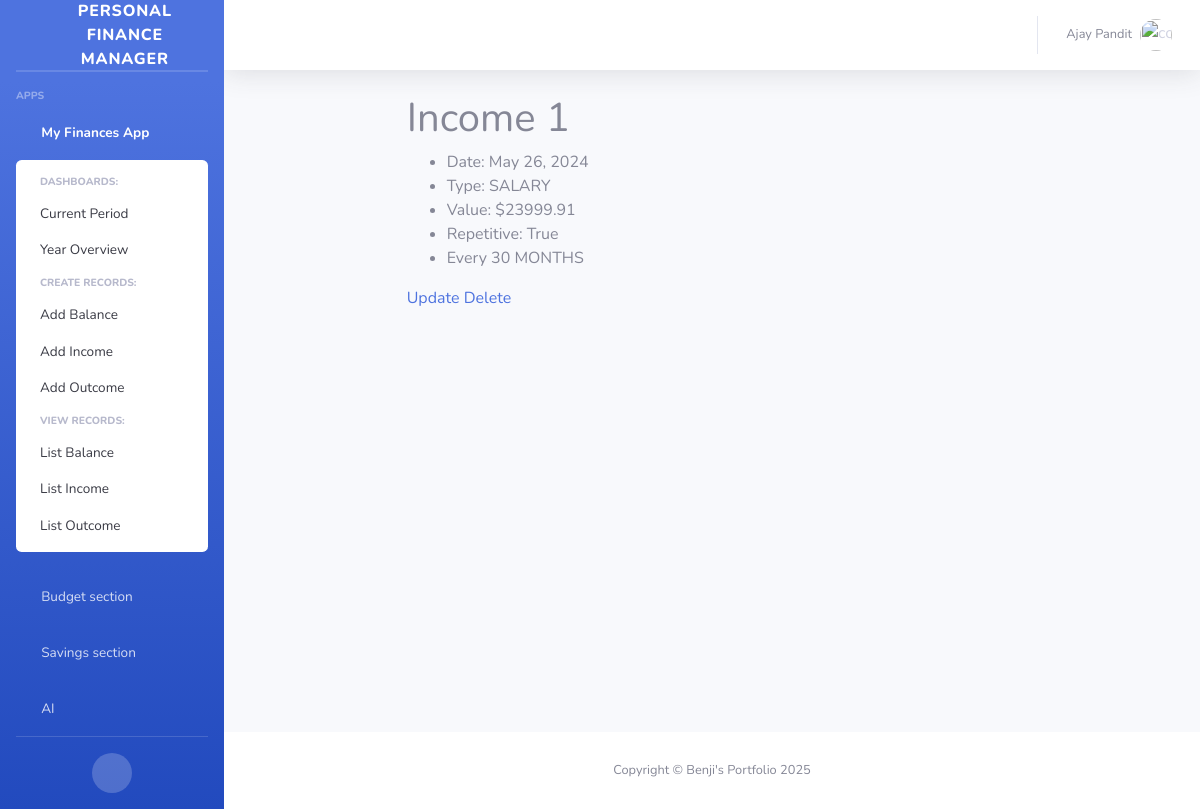
Screenshot of /my_finances/income_detail/1 (signed in) with the database file from the repository.
### accounts/models.py (models this page shows, shortened)
class CustomUser(AbstractUser, PermissionsMixin):
    first_name = models.CharField(_('first name'), max_length=30, blank=False, null=False, unique=True)
    last_name = models.CharField(_('last name'), max_length=30, blank=False, null=False, unique=True)
    email = models.EmailField(_('email address'), unique=True, blank=False, null=False)
    phone_number = models.CharField(max_length=15, blank=False, null=False)
    is_active = models.BooleanField(_('active'), default=False)
    is_staff = models.BooleanField(_('staff status'), default=False)
    enable_two_factor_authentication = models.BooleanField(null=True, blank=True)
    date_joined = models.DateTimeField(_('date joined'), default=timezone.now)
    email_verified = models.BooleanField(_('email verified'), default=False,
                                         help_text=_('Designates whether the user has verified their email.'))
    objects = CustomUserManager()
    USERNAME_FIELD = 'email'
    REQUIRED_FIELDS = ['first_name', 'last_name']

### my_finances/models.py (models this page shows, shortened)
class Income(models.Model):
    class ITypes(models.IntegerChoices):
        SAL = 1, "SALARY"
        BON = 2, "BONUS"
        GIF = 3, "GIFT"
        OTH = 4, "OTHER"
        SAV = 5, "SAVINGS"
    class RInterval(models.IntegerChoices):
        NA = 1, 'N/A'
        DAY = 2, 'DAYS'
        WEK = 3, 'WEEKS'
        MON = 4, 'MONTHS'
        YEA = 5, 'YEARS'
    user = models.ForeignKey(settings.AUTH_USER_MODEL, on_delete=models.CASCADE, related_name='user_incomes')
    value = models.DecimalField(max_digits=10, decimal_places=2)
    date = models.DateField()
    type = models.PositiveSmallIntegerField(choices=ITypes.choices)
    repetitive = models.BooleanField(default=False)
    repetition_interval = models.PositiveSmallIntegerField(choices=RInterval.choices, default=1)
    repetition_time = models.PositiveSmallIntegerField(default=0)
    repetition_end = models.DateField(null=True, blank=True)
    comment = models.TextField(null=True, blank=True)
    updated_at = models.DateTimeField(auto_now=True)
    created_at = models.DateTimeField(auto_now_add=True)
    class Meta:
        verbose_name_plural = 'incomes'

### my_finances/views.py (the view)
# urls.py: path('income_detail/<pk>', views.IncomeDetailView.as_view(), name='income_detail'),
@method_decorator(login_required, name='dispatch')
@method_decorator(csrf_protect, name='dispatch')
class IncomeDetailView(DetailView):
    model = Income
    template_name = 'my_finances/balance_income_outcome_detail.html'
    extra_context = {'detail_what': 'Income'}
    def get_queryset(self):
        user = self.request.user
        return Income.objects.filter(user=user)

### helper/context_processors.py (called while the page is built)
def add_custom_context(request):
    return {
        'app_name': request.resolver_match.app_name,
        'page_path': request.path,
        'today': datetime.today(),
        'user': request.user if request.user.is_authenticated else None
    }

### templates/my_finances/balance_income_outcome_detail.html
{% extends 'base2.html' %}
{% block content %}
<div class="row">
    <div class="col-lg-8 mx-auto">
        <h1>{{detail_what}} {{object.id}}</h1>
        <ul>
            <li>Date: {{object.date|date}}</li>
            <li> Type: {{object.get_type_display}}</li>
            <li> Value: ${{object.value}}</li>
        {% if detail_what != 'Balance' %}
            <li> Repetitive: {{object.repetitive}}</li>
            {% if object.repetitive %}
            <li> Every {{object.repetition_time}} {{income.get_repetition_interval_display}}</li>
            {% endif %}
        {% endif %}
        </ul>
        {% if detail_what == 'Income' %}
        <a href="{% url 'my_finances:income_update' object.id %}">Update</a>
        <a href="{% url 'my_finances:income_delete' object.id %}">Delete</a>
        {% elif detail_what == 'Outcome' %}
        <a href="{% url 'my_finances:outcome_update' object.id %}">Update</a>
        <a href="{% url 'my_finances:outcome_delete' object.id %}">Delete</a>
        {% else %}
        <a href="{% url 'my_finances:balance_update' object.id %}">Update</a>
        <a href="{% url 'my_finances:balance_delete' object.id %}">Delete</a>
        {% endif %}
    </div>
</div>
{% endblock %}

### templates/base2.html (shortened to what this page needs)
{% load static %}
{% load crispy_forms_tags %}
<html lang="en">
<head>
    <link href="{% static 'vendor/fontawesome-free/css/all.min.css' %}" rel="stylesheet" type="text/css">
    <link href="{% static 'css/sb-admin-2.min.css' %}" rel="stylesheet">
</head>
<body id="page-top">
<div id="wrapper">
    <ul class="navbar-nav bg-gradient-primary sidebar sidebar-dark accordion" id="accordionSidebar">
        <a class="sidebar-brand d-flex align-items-center justify-content-center" href="{% url 'website:index' %}">
            <div class="sidebar-brand-icon rotate-n-15">
                <i class="fas fa-laugh-wink"></i>
            </div>
            <div class="sidebar-brand-text mx-3">Personal Finance Manager</div>
        </a>
        <hr class="sidebar-divider my-0">
        <hr class="sidebar-divider">
        <div class="sidebar-heading">
            Apps
        </div>
        {% if user %}
            <li class="nav-item{% if app_name == 'my_finances' %} active{% endif %}">
                <a class="nav-link{% if app_name != 'my_finances' %} collapsed{% endif %}" href="#"
                   data-toggle="collapse" data-target="#collapseTwo"
                   aria-expanded="true" aria-controls="collapseTwo">
                    <i class="fas fa-fw fa-cog"></i>
                    <span>My Finances App</span>
                </a>
                <div id="collapseTwo" class="collapse{% if app_name == 'my_finances' %} show{% endif %}"
                     aria-labelledby="headingTwo" data-parent="#accordionSidebar">
                    <div class="bg-white py-2 collapse-inner rounded">
                        <h6 class="collapse-header">Dashboards:</h6>
                        {% url 'my_finances:current_period' as my_finances_current_period %}
                        {% url 'my_finances:year_overview' as my_finances_year_overview %}
                        <a class="collapse-item{% if page_path == my_finances_current_period %} active{% endif %}"
                           href="{{ my_finances_current_period }}">Current Period</a>
                        <a class="collapse-item{% if page_path == my_finances_year_overview %} active{% endif %}"
                           href="{{ my_finances_year_overview }}">Year Overview</a>
                        <h6 class="collapse-header">Create records:</h6>
                        {% url 'my_finances:balance_create' as my_finances_balance_create %}
                        {% url 'my_finances:income_create' as my_finances_income_create %}
                        {% url 'my_finances:outcome_create' as my_finances_outcome_create %}
                        <a class="collapse-item{% if page_path == my_finances_balance_create %} active{% endif %}"
                           href="{{ my_finances_balance_create }}">Add Balance</a>
                        <a class="collapse-item{% if page_path == my_finances_income_create %} active{% endif %}"
                           href="{{ my_finances_income_create }}">Add Income</a>
                        <a class="collapse-item{% if page_path == my_finances_outcome_create %} active{% endif %}"
                           href="{{ my_finances_outcome_create }}">Add Outcome</a>
                        <h6 class="collapse-header">View records:</h6>
                        {% url 'my_finances:balance_list' as my_finances_balance_list %}
                        {% url 'my_finances:income_list' as my_finances_income_list %}
                        {% url 'my_finances:outcome_list' as my_finances_outcome_list %}
                        <a class="collapse-item{% if page_path == my_finances_balance_list %} active{% endif %}"
                           href="{{ my_finances_balance_list }}">List Balance</a>
                        <a class="collapse-item{% if page_path == my_finances_income_list %} active{% endif %}"
                           href="{{ my_finances_income_list }}">List Income</a>
                        <a class="collapse-item{% if page_path == my_finances_outcome_list %} active{% endif %}"
                           href="{{ my_finances_outcome_list }}">List Outcome</a>
                    </div>
                </div>
            </li>
       <li class="nav-item{% if app_name == 'budget_section' %} active{% endif %}">
            <a class="nav-link{% if app_name != 'budget_section' %} collapsed{% endif %}" href="#"
               data-toggle="collapse" data-target="#collapse2"
               aria-expanded="true" aria-controls="collapse2">
                <i class="fas fa-fw fa-cog"></i>
                <span>Budget section</span>
            </a>
                    {% url 'budget_section:budget_create' as budget_section_budget_create %}
                    {% url 'budget_section:category_create' as budget_section_category_create %}
                    {% url 'budget_section:transaction_create' as budget_section_transaction_create %}
                     {% url 'budget_section:budget_list' as budget_section_budget_list %}
                    {% url 'budget_section:category_list' as budget_section_category_list %}
                    {% url 'budget_section:transaction_list' as budget_section_transaction_list %}
        </li>
          <li class="nav-item{% if app_name == 'savings_section' %} active{% endif %}">
            <a class="nav-link{% if app_name != 'savings_section' %} collapsed{% endif %}" href="#"
               data-toggle="collapse" data-target="#collapse3"
               aria-expanded="true" aria-controls="collapse3">
                <i class="fas fa-fw fa-cog"></i>
                <span>Savings section</span>
            </a>
                    {% url 'savings_section:savings_create' as savings_section_savings_create %}
                    {% url 'savings_section:deposit_create' as savings_section_deposit_create %}
                    {% url 'savings_section:withdrawal_create' as savings_section_withdrawal_create %}
                    {% url 'savings_section:savings_goal_create' as savings_section_savings_goal_create %}
                    {% url 'savings_section:savings_list' as savings_section_savings_list %}
                    {% url 'savings_section:deposits_list' as savings_section_deposit_list %}
                    {% url 'savings_section:withdrawals_list' as savings_section_withdrawal_list %}
                    {% url 'savings_section:savings_goals_list' as savings_section_savings_goal_list %}
        </li>
        <li class="nav-item">
            <a class="nav-link collapsed" href="/ai/dashboard/">
                <i class="fas fa-fw fa-cog"></i>
                <span>AI</span>
            </a>
        </li>
        {% endif %}
        <hr class="sidebar-divider">
        <div class="text-center d-none d-md-inline">
            <button class="rounded-circle border-0" id="sidebarToggle"></button>
        </div>
    </ul>
    <div id="content-wrapper" class="d-flex flex-column">
        <div id="content">
            <nav class="navbar navbar-expand navbar-light bg-white topbar mb-4 static-top shadow">
                <ul class="navbar-nav ml-auto">
                    <li class="nav-item dropdown no-arrow">
                        {% if user %}
                            <a class="nav-link dropdown-toggle" href="#" id="userDropdown" role="button"
                               data-toggle="dropdown" aria-haspopup="true" aria-expanded="false">
                                <span class="mr-2 d-none d-lg-inline text-gray-600 small">{{ user.first_name }} {{ user.last_name }}</span>
                                <img class="img-profile rounded-circle"
                                     src="https://w7.pngwing.com/pngs/4/736/png-transparent-female-avatar-girl-face-woman-user-flat-classy-users-icon.png" alt="{{ user.username }}">
                            </a>
                        {% endif %}
                    </li>
                </ul>
            </nav>
            <div class="container-fluid">
                {% block content %}
                {% endblock %}
            </div>
        </div>
        <footer class="sticky-footer bg-white">
            <div class="container my-auto">
                <div class="copyright text-center my-auto">
                    <span>Copyright &copy; Benji's Portfolio {{ today.year }}</span>
                </div>
            </div>
        </footer>
    </div>
</div>
</body>
</html>

### rows the page displays
CustomUser: first_name "Ajay", last_name "Pandit"
Income: id "1", date "May 26, 2024", type "SALARY", value "23999.91", repetitive "True", repetition_time "30", repetition_interval "MONTHS"

### other values shown
{{ detail_what }} "Income"
